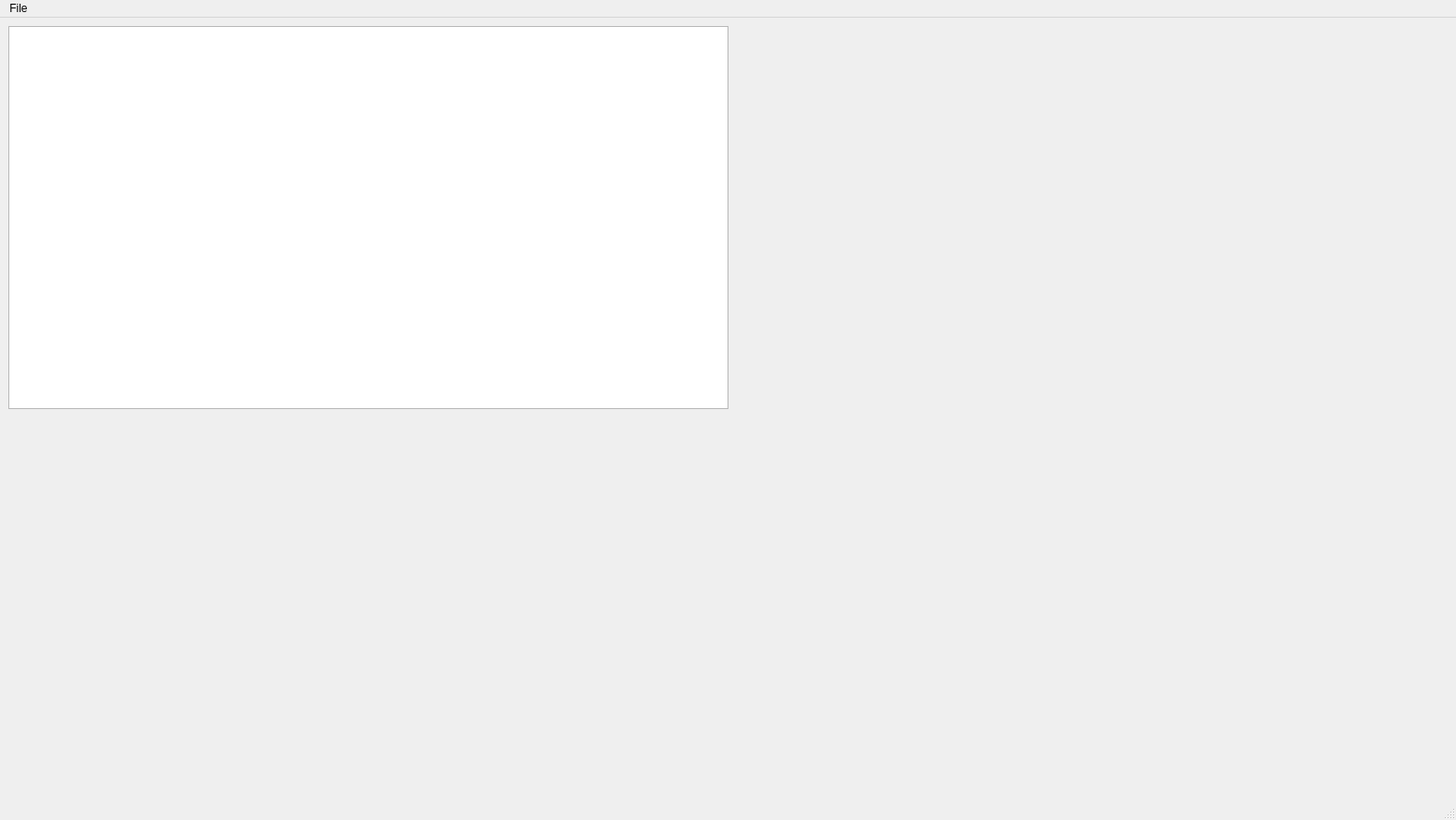
<?xml version="1.0" encoding="UTF-8"?>
<ui version="4.0">
 <class>ClientInterface</class>
 <widget class="QMainWindow" name="ClientInterface">
  <property name="geometry">
   <rect>
    <x>0</x>
    <y>0</y>
    <width>1567</width>
    <height>882</height>
   </rect>
  </property>
  <property name="windowTitle">
   <string>MediaClient</string>
  </property>
  <widget class="QWidget" name="centralwidget">
   <layout class="QGridLayout" name="gridLayout">
    <item row="0" column="2">
     <widget class="QTextBrowser" name="textBrowser">
      <property name="font">
       <font>
        <pointsize>16</pointsize>
       </font>
      </property>
     </widget>
    </item>
    <item row="1" column="2">
     <spacer name="verticalSpacer">
      <property name="orientation">
       <enum>Qt::Vertical</enum>
      </property>
      <property name="sizeHint" stdset="0">
       <size>
        <width>20</width>
        <height>40</height>
       </size>
      </property>
     </spacer>
    </item>
    <item row="0" column="3">
     <spacer name="horizontalSpacer">
      <property name="orientation">
       <enum>Qt::Horizontal</enum>
      </property>
      <property name="sizeHint" stdset="0">
       <size>
        <width>40</width>
        <height>20</height>
       </size>
      </property>
     </spacer>
    </item>
   </layout>
  </widget>
  <widget class="QMenuBar" name="menubar">
   <property name="geometry">
    <rect>
     <x>0</x>
     <y>0</y>
     <width>1567</width>
     <height>20</height>
    </rect>
   </property>
   <widget class="QMenu" name="menuFile">
    <property name="title">
     <string>File</string>
    </property>
    <addaction name="actionOpen"/>
   </widget>
   <addaction name="menuFile"/>
  </widget>
  <widget class="QStatusBar" name="statusbar"/>
  <action name="actionOpen">
   <property name="text">
    <string>Open</string>
   </property>
  </action>
 </widget>
 <resources/>
 <connections/>
</ui>
